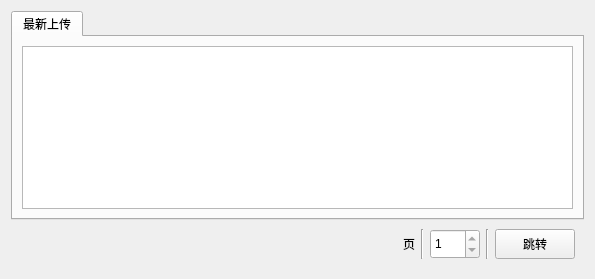
<?xml version="1.0" encoding="UTF-8"?>
<ui version="4.0">
 <class>Index</class>
 <widget class="QWidget" name="Index">
  <property name="geometry">
   <rect>
    <x>0</x>
    <y>0</y>
    <width>595</width>
    <height>279</height>
   </rect>
  </property>
  <property name="windowTitle">
   <string>首页</string>
  </property>
  <layout class="QVBoxLayout" name="verticalLayout_2">
   <property name="spacing">
    <number>0</number>
   </property>
   <item>
    <widget class="QTabWidget" name="tabWidget">
     <widget class="QWidget" name="tab">
      <attribute name="title">
       <string>最新上传</string>
      </attribute>
      <layout class="QVBoxLayout" name="verticalLayout">
       <item>
        <widget class="ComicListWidget" name="newListWidget"/>
       </item>
      </layout>
     </widget>
    </widget>
   </item>
   <item>
    <widget class="QWidget" name="widget" native="true">
     <layout class="QHBoxLayout" name="horizontalLayout">
      <item>
       <spacer name="horizontalSpacer">
        <property name="orientation">
         <enum>Qt::Horizontal</enum>
        </property>
        <property name="sizeHint" stdset="0">
         <size>
          <width>383</width>
          <height>27</height>
         </size>
        </property>
       </spacer>
      </item>
      <item>
       <widget class="QLabel" name="pages">
        <property name="text">
         <string>页</string>
        </property>
       </widget>
      </item>
      <item>
       <widget class="Line" name="line_3">
        <property name="orientation">
         <enum>Qt::Vertical</enum>
        </property>
       </widget>
      </item>
      <item>
       <widget class="QSpinBox" name="spinBox">
        <property name="minimumSize">
         <size>
          <width>50</width>
          <height>30</height>
         </size>
        </property>
        <property name="minimum">
         <number>1</number>
        </property>
        <property name="maximum">
         <number>1</number>
        </property>
       </widget>
      </item>
      <item>
       <widget class="Line" name="line">
        <property name="orientation">
         <enum>Qt::Vertical</enum>
        </property>
       </widget>
      </item>
      <item>
       <widget class="QPushButton" name="jumpButton">
        <property name="minimumSize">
         <size>
          <width>0</width>
          <height>30</height>
         </size>
        </property>
        <property name="text">
         <string>跳转</string>
        </property>
        <property name="shortcut">
         <string>Return</string>
        </property>
       </widget>
      </item>
     </layout>
    </widget>
   </item>
  </layout>
 </widget>
 <customwidgets>
  <customwidget>
   <class>ComicListWidget</class>
   <extends>QListWidget</extends>
   <header location="global">component.list.comic_list_widget.h</header>
  </customwidget>
 </customwidgets>
 <resources/>
 <connections/>
</ui>
